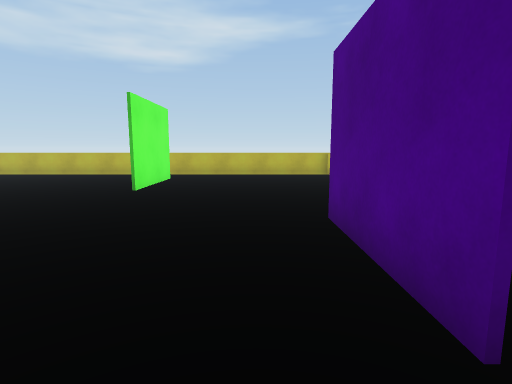
View 1 (above)

14 first-person views from a walk through a scene from a Unity 3-D project. The camera is 1.3 m above the floor, tilts 8° down and sees 80° across. The floor is counted in squares, 1 m on a side. Each view is taken from the middle of a square. On the plan, view 1 faces up. The plan holds only what a view shows up to about 14 squares ahead; the rest is blank. Some animated figures are not drawn.

View 2
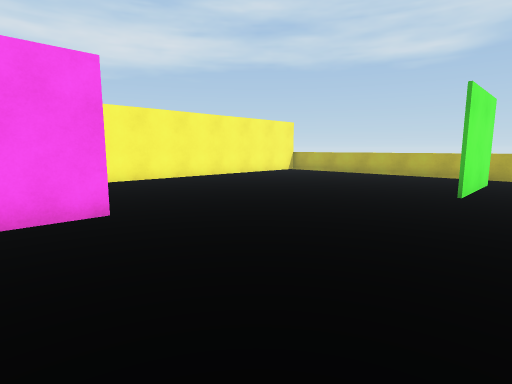

View 3
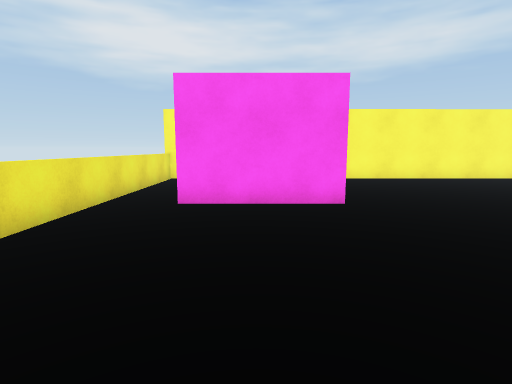

View 4
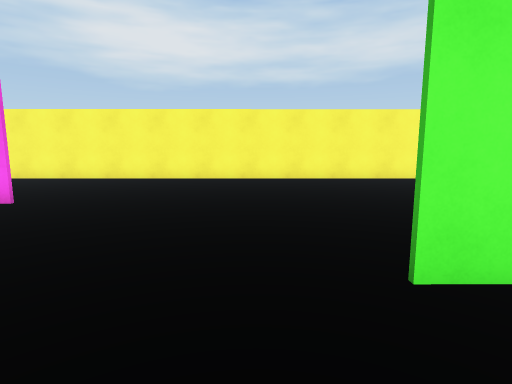

View 5
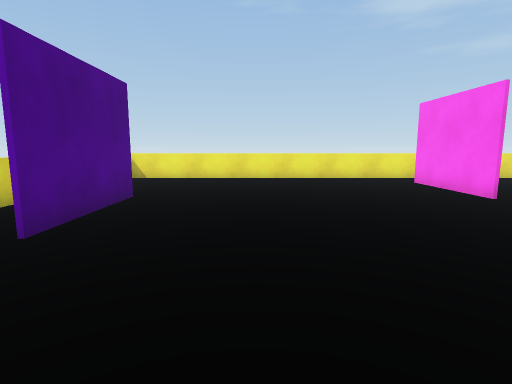

View 6
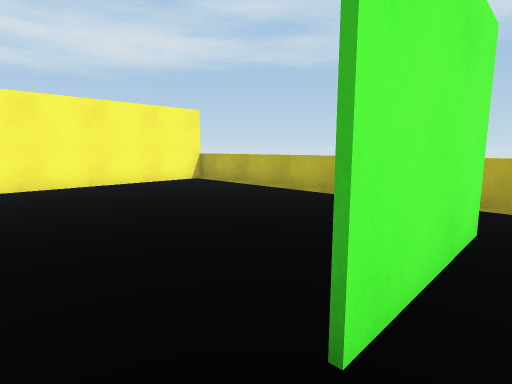

View 7
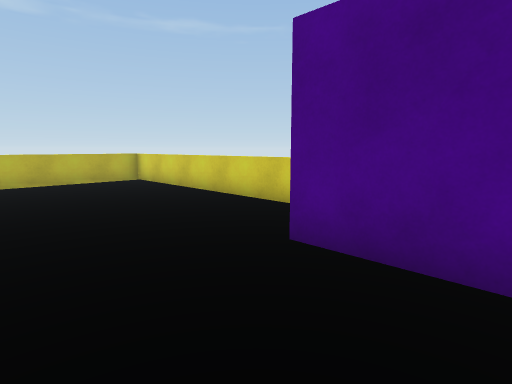

View 8
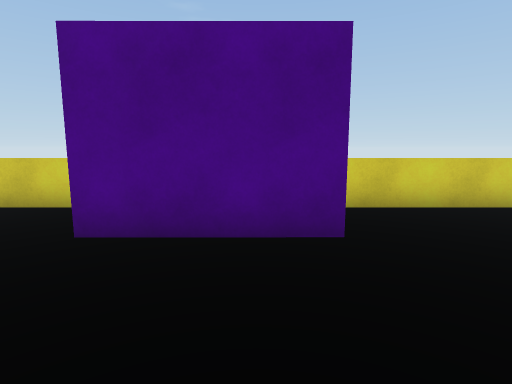

View 9
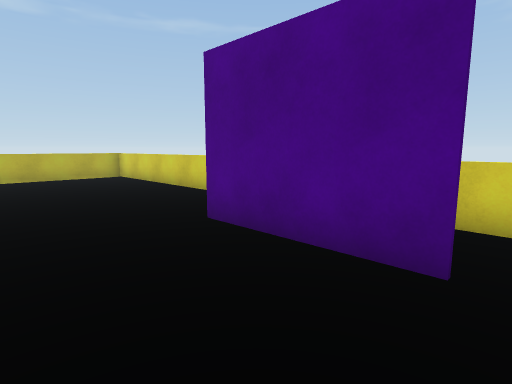

View 10
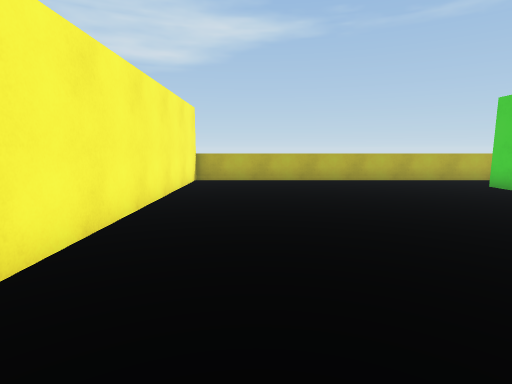

View 11
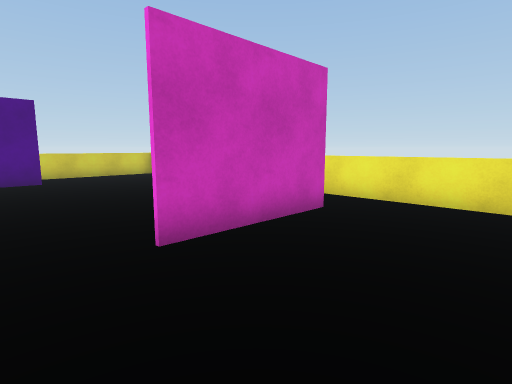

View 12
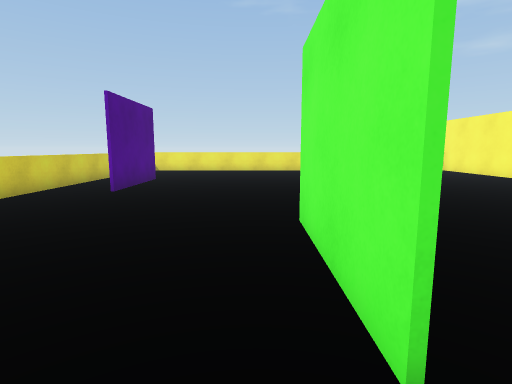

View 13
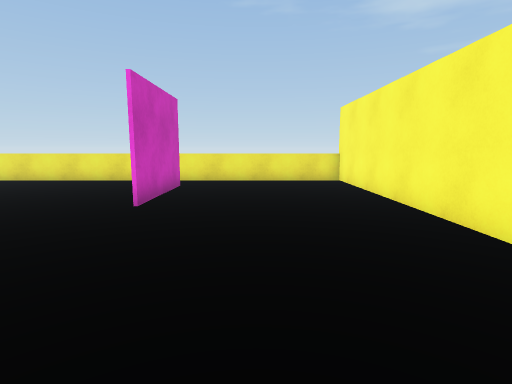

View 14
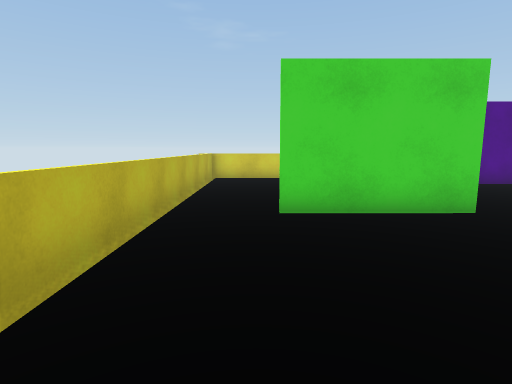

### Floor plan
Points are (right, up) in squares from view 1. A wall is a line through its corners. A room is listed if a view was taken in it or the views show most of it. See-through windows are left out.
Room 1 (views 1, 2, 3, 4, 5, 6, 7, 8, 9, 10, 11, 12, 13, 14)
walls: (-3.9, 9.4) (-3.9, 13.5); (-8.2, 2.1) (-8.2, -2); (-3.8, 13.5) (-3.8, 9.4); (-8.3, -2) (-8.3, 2.1); (1.4, 1.7) (1.4, 5.8); (3.7, -2.8) (3.7, 16) (-14.5, 16) (-14.5, -3.8) (3.6, -3.8)

Positions as (right, up) in squares from view 1, and headings:
1: (0, 0), facing up
2: (-2, 0), facing up-left
3: (-1, 0), facing left
4: (-1, 8), facing left
5: (-2, 10), facing down
6: (-3, 8), facing up-left
7: (-2, 3), facing up-right
8: (-3, 3), facing right
9: (-2, 1), facing up-right
10: (-12, 3), facing up
11: (-12, 4), facing down-right
12: (-3, 15), facing down
13: (-11, 9), facing down
14: (-10, 14), facing right
